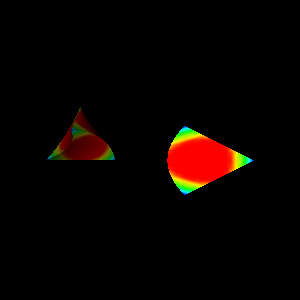

This chart was generated by the following Python code:
#!/usr/bin/env python

# Demonstrate vtkDataSetSurfaceFilter with non-linear subdivision
# on a quadratic tetrahedral mesh.

import os

# Factory overrides
import vtkmodules.vtkInteractionStyle  # noqa: F401
import vtkmodules.vtkRenderingFreeType  # noqa: F401
import vtkmodules.vtkRenderingOpenGL2  # noqa: F401

from vtkmodules.vtkFiltersGeometry import vtkDataSetSurfaceFilter
from vtkmodules.vtkIOXML import vtkXMLUnstructuredGridReader
from vtkmodules.vtkRenderingCore import (
    vtkActor,
    vtkPolyDataMapper,
    vtkRenderWindow,
    vtkRenderWindowInteractor,
    vtkRenderer,
)

data_dir = os.environ.get("VPE_DATA_DIR", os.path.dirname(os.path.abspath(__file__)))

# Read quadratic tetra mesh
reader = vtkXMLUnstructuredGridReader()
reader.SetFileName(os.path.join(data_dir, "quadraticTetra01.vtu"))

# Extract surface with non-linear subdivision
extract_surface = vtkDataSetSurfaceFilter()
extract_surface.SetInputConnection(reader.GetOutputPort())
extract_surface.SetNonlinearSubdivisionLevel(4)

# Mapper
mapper = vtkPolyDataMapper()
mapper.SetInputConnection(extract_surface.GetOutputPort())
mapper.ScalarVisibilityOn()
mapper.SelectColorArray("scalars")
mapper.SetScalarModeToUsePointFieldData()

actor = vtkActor()
actor.SetMapper(mapper)

# Renderer
renderer = vtkRenderer()
renderer.SetBackground(0, 0, 0)
renderer.AddActor(actor)

# Window
render_window = vtkRenderWindow()
render_window.SetSize(300, 300)
render_window.AddRenderer(renderer)
render_window.SetWindowName("extract surface non linear subdivision")

# Interactor
interactor = vtkRenderWindowInteractor()
interactor.SetRenderWindow(render_window)

# Scene
renderer.ResetCamera()

interactor.Initialize()
interactor.Start()
